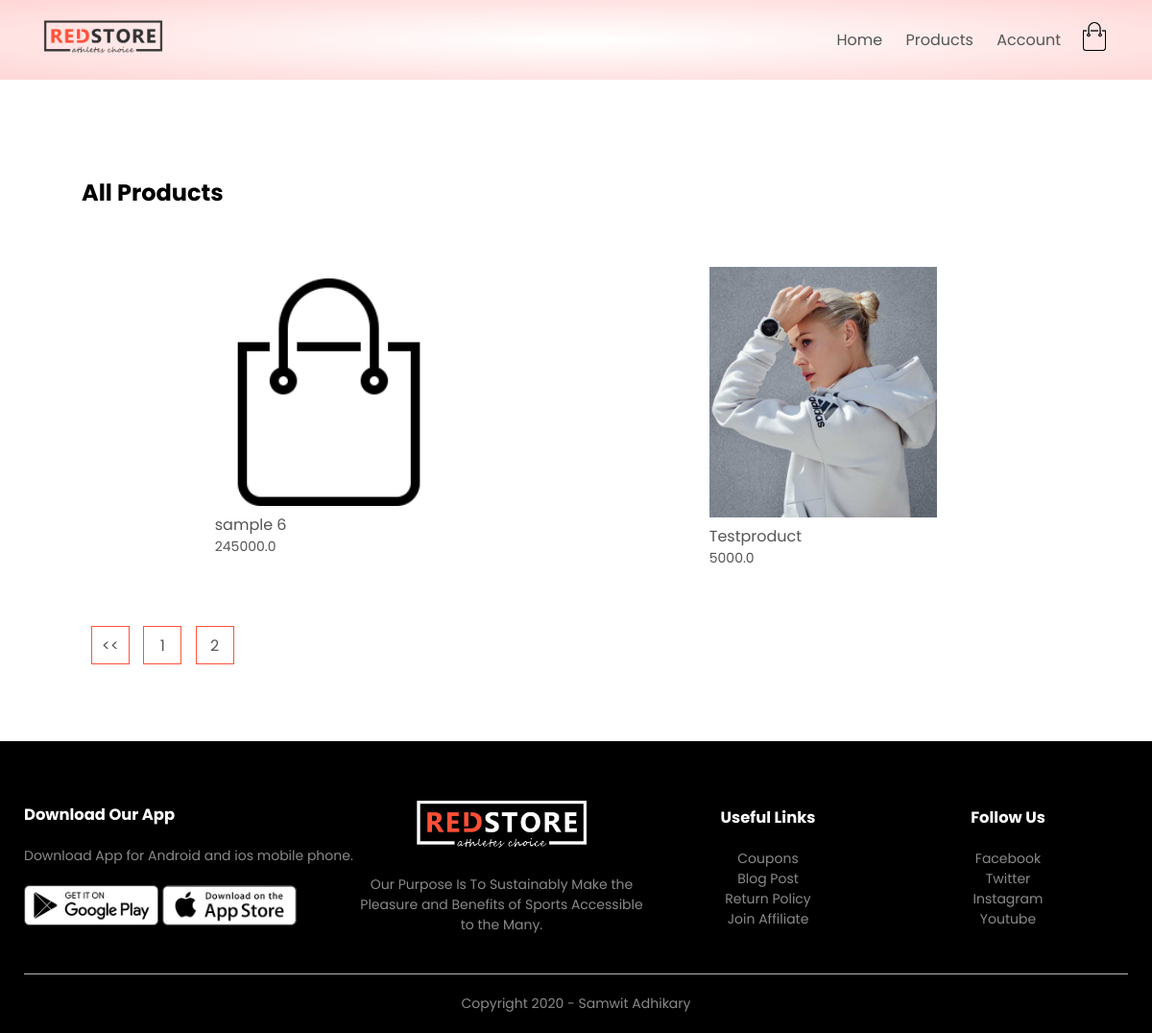
Page /product_list?page=2 on the earlier database version.
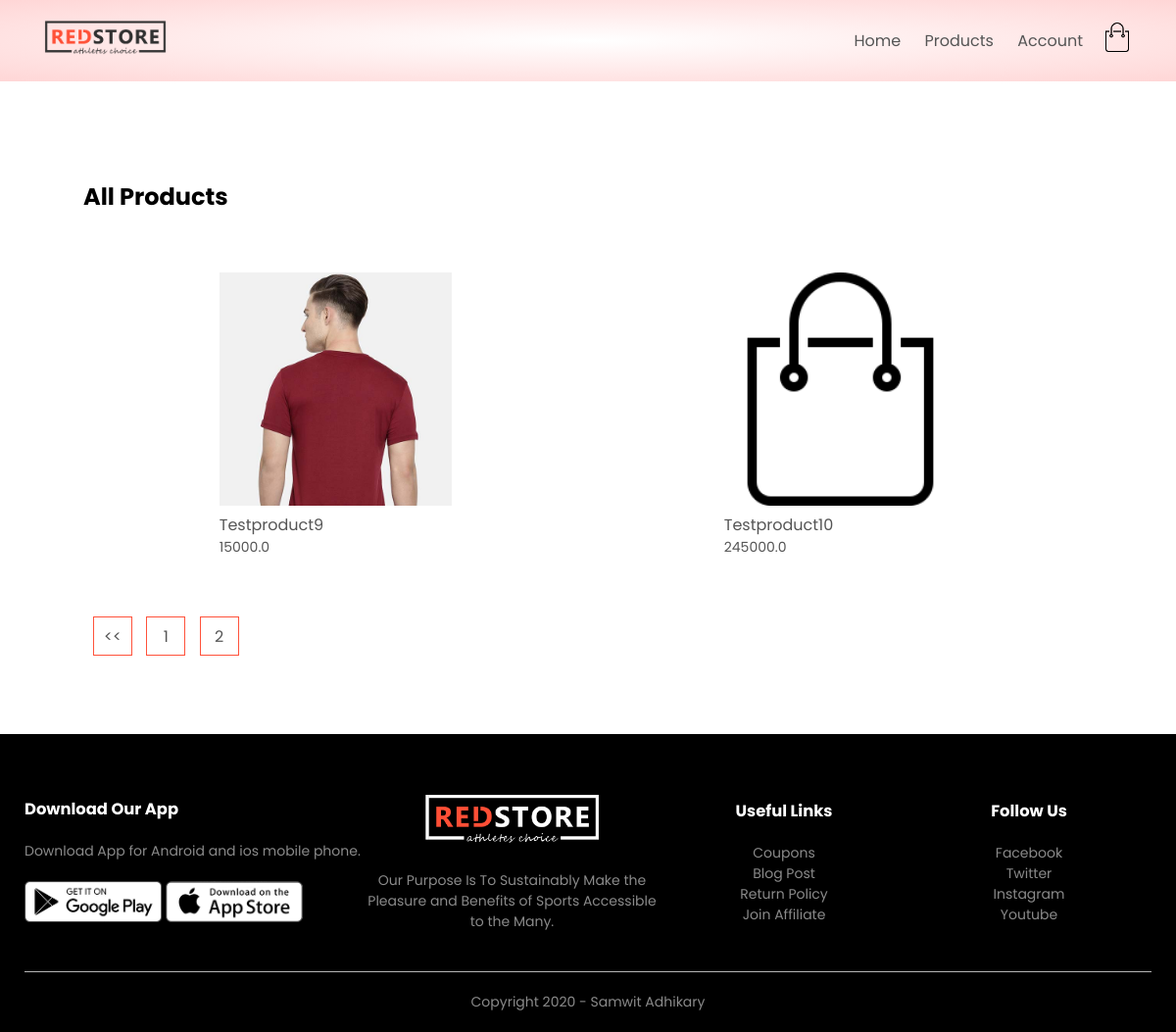
Same page on the later database version.
### products/models.py (models this page shows, shortened)
class Product(models.Model):
    LIVE=1
    DELETE=0
    DELETE_CHOICES=((LIVE,'Live'),(DELETE,'Delete'))
    title=models.CharField(max_length=200)
    price=models.FloatField()
    description=models.TextField()
    image=models.ImageField(upload_to='media/')
    priority=models.IntegerField(default=0)
    delete_status=models.IntegerField(choices=DELETE_CHOICES,default=LIVE)
    created_at=models.DateTimeField(auto_now_add=True)
    updated_at=models.DateTimeField(auto_now=True)

### products/views.py (the view)
# urls.py: path('product_list',views.list_products,name='list_product'),
def list_products(request):
    page=1
    if request.GET:
        page=request.GET.get('page',1)
    product_list=Product.objects.order_by('priority')
    product_paginator=Paginator(product_list,8)
    product_list=product_paginator.get_page(page)
    context={'products':product_list}
    return render(request,'products.html',context)

### products/templatetags/chunks.py (called while the page is built)
@register.filter(name='chunks')
def chunks(list_data,chunk_size):
    chunk=[]
    i=0
    for data in list_data:
        chunk.append(data)
        i=i+1
        if i==chunk_size:
            yield chunk
            i=0
            chunk=[]
    if chunk:
        yield chunk

### templates/products.html
{% extends 'blank_layout.html' %}
{% block content %}
{% include 'products_list.html'  %}
{% endblock content %}

### templates/products_list.html (shortened to what this page needs)
{% load static %}
{% load chunks %}
<div class="small-container">
    <div class="row row-2">
        <h2>All Products</h2>
    </div>
    {% for product_chunks in products|chunks:4  %}
    <div class="row">
        {% for product in product_chunks %}
        <div class="col-4">
            <a href="{% url 'detail_product' product.id %}"><img src="{{ product.image.url }}"></a>
            <h4>{{ product.title }}</h4>
            <p>{{ product.price }}</p>
        </div>
        {% endfor %}
    </div>
    {% endfor %}
    <div class="page-btn">
        {% if products.has_previous %}
        <a href="?page={{ products.previous_page_number }}"><span><<</span></a>
        {% endif %}
        {% for i in products.paginator.page_range %}
        <a href="?page={{i}}"><span>{{i}}</span></a>
        {% endfor %}
    </div>
</div>

Differences in the rows shown:
no longer on this page (row edited): Product: image (picture), title "Testproduct", price "5000.0"
no longer on one of the page's lists (row edited): Product: title "sample 6", price "245000.0"
now on this page (row edited): Product: image (picture), title "Testproduct9", price "15000.0", Product (image (picture), title "Testproduct10", price "245000.0")
